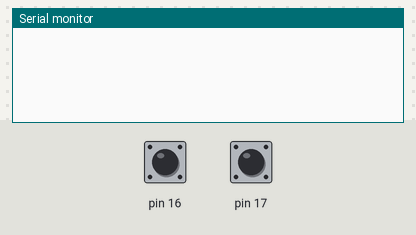
A sketch run on a simulated Arduino Uno, built with avr-gcc and run on an emulated ATmega328P. Parts: the last lines printed to the serial monitor. The inputs (shaded band) are chosen by the test bench; at power-on: pin 16 HIGH, pin 17 HIGH.

Above: at 1.2 s.
1.3 s: pin 16 pulled LOW for 0.15 s
At 2.4 s:
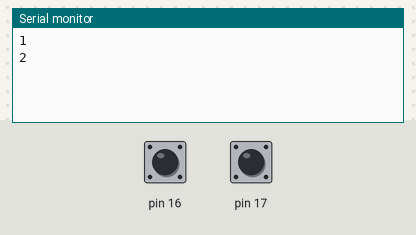
2.9 s: pin 17 pulled LOW for 0.15 s
At 3.6 s:
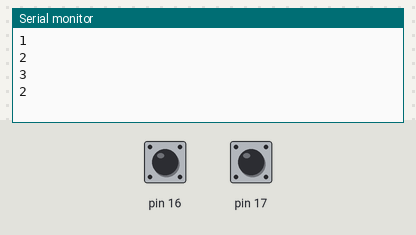
Timing chart, 0 to 5.9 s (numbered marks = the images above; inputs shaded):
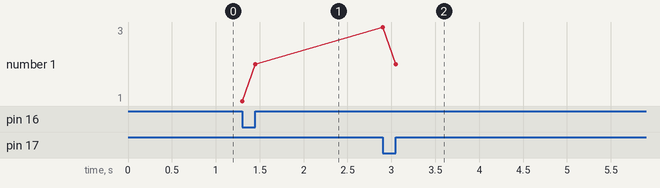

The sketch:

TesteSinais.ino
```cpp
void setup()
{
    //Instrução para colocar o gpio que iremos utilizar como saída, ou seja, podermos alterar seu valor
    //livremente para HIGH ou LOW conforme desejarmos
    pinMode(16, INPUT_PULLUP);
    pinMode(17, INPUT_PULLUP);

    Serial.begin(57600);

    // You may have to modify the next 2 lines if using other pins than A2 and A3
    PCICR |= (1 << PCIE1); // This enables Pin Change Interrupt 1 that covers the Analog input pins or Port C.
    PCMSK1 |= (1 << PCINT10) | (1 << PCINT11); // This enables the interrupt for pin 2 and 3 of Port C.
}

bool CanalA = false;
bool CanalB = false;
bool CanalAAnt = false;
bool CanalBAnt = false;

int  contadorCW = 0;
int  contadorCCW = 0;
int  contadorCWAnt = 0;
int  contadorCCWAnt = 0;

int contador = 0;
int contadorAnt = 0;

//// when not started in motion, the current state of the encoder should be 3
//int sig1 = digitalRead(_pin1);
//int sig2 = digitalRead(_pin2);
//_oldState = sig1 | (sig2 << 1);

volatile int8_t _oldState;

volatile long _position = 0;        // Internal position (4 times _positionExt)
volatile long _positionExt = 0;     // External position
volatile long _positionExtPrev = 0; // External position (used only for direction checking)

unsigned long _positionExtTime = 0;     // The time the last position change was detected.
unsigned long _positionExtTimePrev = 0; // The time the previous position change was detected.

const int8_t KNOBDIR[] = {
    0, -1, 1, 0,
    1, 0, 0, -1,
    -1, 0, 0, 1,
    0, 1, -1, 0};


ISR(PCINT1_vect) {
    contador = tick();
}

void loop()
{
    //if ((contadorCWAnt != contadorCW) || (contadorCCW != contadorCCWAnt))
    if (contador != contadorAnt)
    {
        contadorCWAnt = contadorCW;
        contadorCCWAnt = contadorCCW;

        contadorAnt = contador;
        Serial.print(contador);
        Serial.print("\n");

//        Serial.print(contadorCW);
//        Serial.print("-");
//        Serial.print(contadorCCW);
//        Serial.print("\n");
//        Serial.print(CanalA);
//        Serial.print("-");
//        Serial.print(CanalB);
//        Serial.print("\n");
    }
}

long tick(void)
{
  int sig1 = digitalRead(16);
  int sig2 = digitalRead(17);
  int8_t thisState = sig1 | (sig2 << 1);

  if (_oldState != thisState) {
    _position += KNOBDIR[thisState | (_oldState << 2)];
    _oldState = thisState;

    if (thisState == 0) {
      // The hardware has 4 steps with a latch on the input state 0
      _positionExt = _position >> 2;
      _positionExtTimePrev = _positionExtTime;
      _positionExtTime = millis();
    }

  } // if
  return _position;
} // tick()

uint8_t Analisa()
{
    CanalA = digitalRead(18);
    CanalB = digitalRead(19);

    if ((CanalAAnt == 0) && (CanalA == 1))
    {
        CanalAAnt = CanalA;
        return 1;
    }

    if ((CanalBAnt == 0) && (CanalB == 1))
    {
        CanalBAnt = CanalB;
        return -1;
    }

}
```

Measured:
- after the input at 1.3 s, the serial monitor: prints a new line at once (image 1)
- after the input at 2.9 s, the serial monitor: prints a new line at once (image 2)
